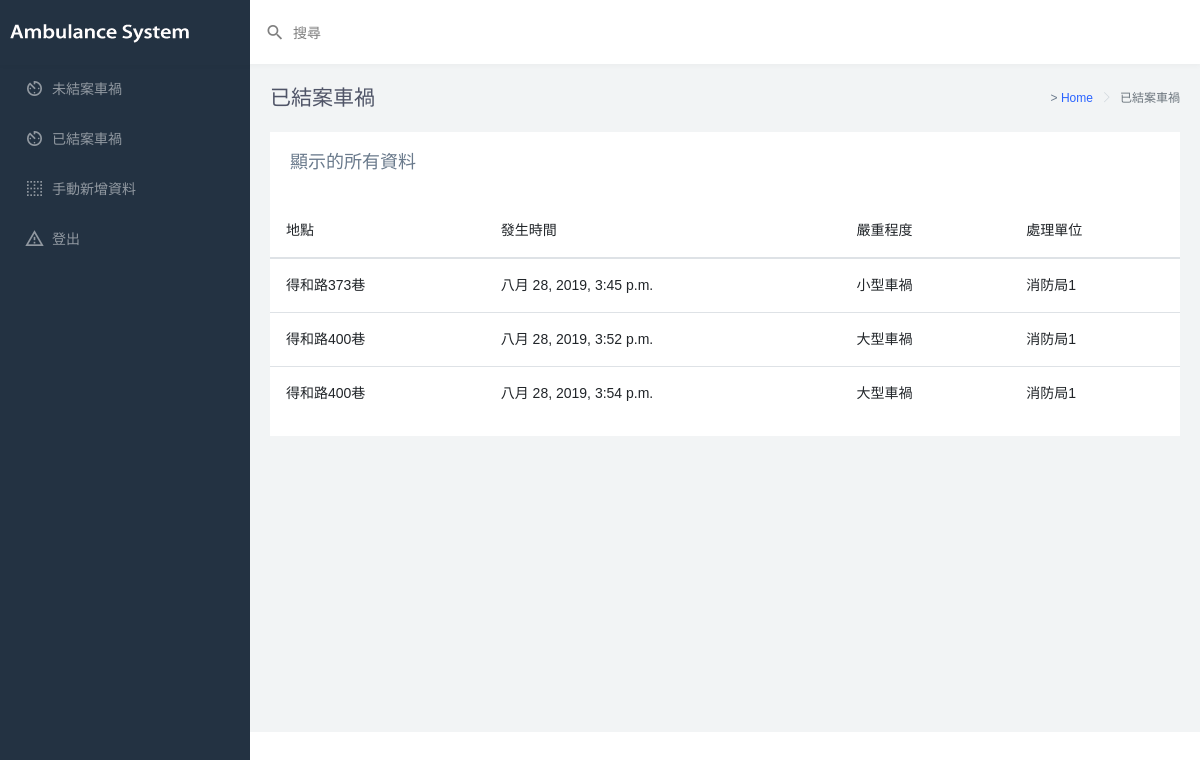
Before: /adminfinish/ with the older database file.
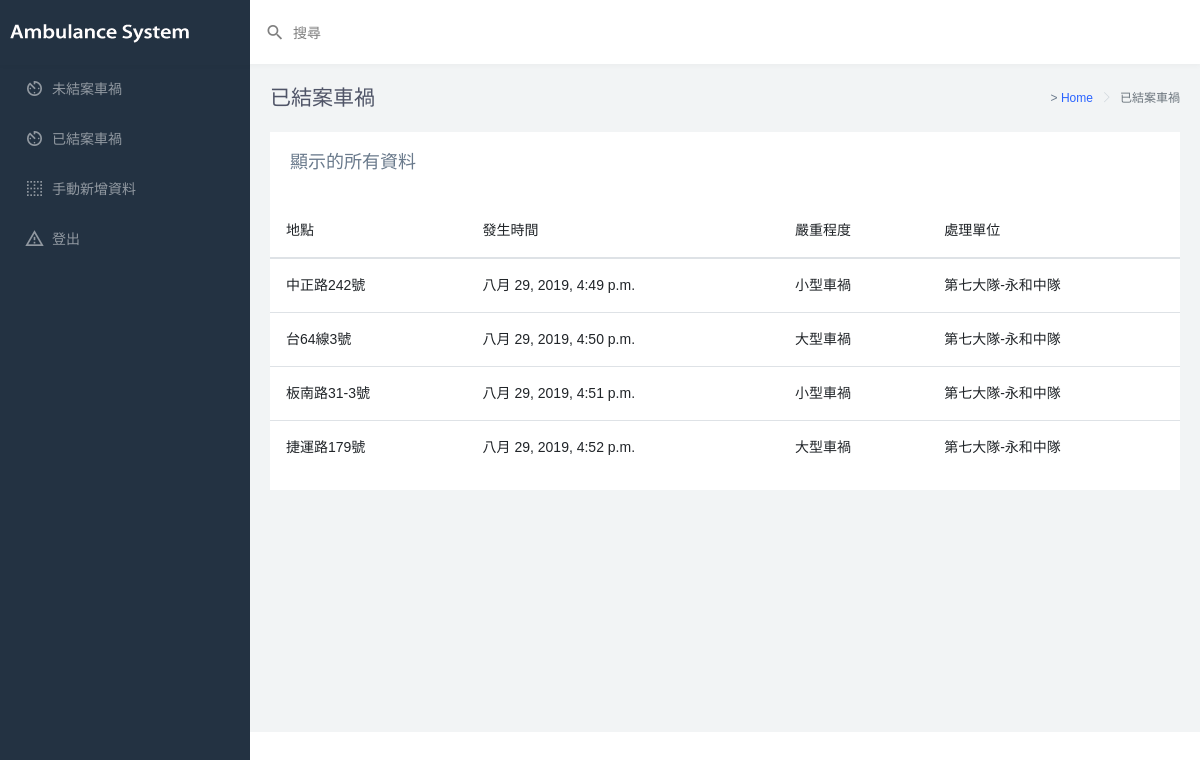
After: the same page with the newer database file.
### ambulance_system/models.py (models this page shows, shortened)
class TrafficConditionLog(models.Model):
	Monitor = models.ForeignKey(Monitor,on_delete=models.CASCADE)
	TrafficCondition = models.ForeignKey(TrafficCondition,on_delete=models.CASCADE)
	Datetime = models.DateTimeField(auto_now=True)
	ResponsibleUnit = models.ForeignKey(ResponsibleUnit,on_delete=models.CASCADE)
	Solved = models.BooleanField(default=False)
	Processed = models.BooleanField(default=False)

class Monitor(models.Model):
	Location = models.ForeignKey(Location,on_delete=models.CASCADE)
	Description = models.TextField(default=False)

class Location(models.Model):
	Name = models.CharField(max_length=255,null=False)
	Latitude = models.FloatField(null=True,blank=True)#緯度
	Longitude = models.FloatField(null=True,blank=True)#精度
	CountryName =models.CharField(max_length=255,null=False)

class TrafficCondition(models.Model):
	Name = models.CharField(max_length=255,null=False)
	DefaultAmbulanceCount = models.IntegerField(default=-1)
	Description = models.TextField(default=False)

class ResponsibleUnit(models.Model):
	Name = models.CharField(max_length=255,null=False)
	Location = models.ForeignKey(Location,on_delete=models.CASCADE)
	Phone = models.CharField(max_length=15,null=False)

### ambulance_system/views.py (the view)
# urls.py: path('adminfinish/',finish),
def finish(request):
	car_accidents=TrafficConditionLog.objects.filter(Solved=True)
	return render(request, "adminff.html", locals())

### templates/adminff.html (shortened to what the changed rows need)
<!DOCTYPE html>
<html lang="en">
<head>
    <link rel="stylesheet" href="https://maxcdn.bootstrapcdn.com/bootstrap/4.3.1/css/bootstrap.min.css">
    {% load static %}
    <link media="all" type="text/css" href="{% static 'webpage/css/chartist.min.css' %}" rel="stylesheet">
    <link media="all" type="text/css" href="{% static 'webpage/css/style.min.css' %}" rel="stylesheet">
    <link rel="stylesheet" href="//maxcdn.bootstrapcdn.com/font-awesome/4.7.0/css/font-awesome.css">
</head>
<body>
    <div id="main-wrapper" data-navbarbg="skin6" data-theme="light" data-layout="vertical" data-sidebartype="full" data-boxed-layout="full">
        <div class="page-wrapper">
            <div class="container-fluid">
                <div class="row">
                    <div class="col-12">
                        <div class="card">
                            <div class="table-responsive">
                                <table class="table table-hover">
                                    <thead>
                                        <tr>
                                            <th class="border-top-0">地點</th>
                                            <th class="border-top-0">發生時間</th>
                                            <th class="border-top-0">嚴重程度</th>
                                            <th class="border-top-0">處理單位</th>
                                        </tr>
                                    </thead>
                                    <tbody>
                                        {% for TrafficConditionLog in car_accidents %}
                                        <tr>
                                            <td  colspan="1" >{{ TrafficConditionLog.Monitor.Location.Name }} </td>
                                            <td  colspan="1" >{{ TrafficConditionLog.Datetime }} </td>
                                            <td  colspan="1" >{{ TrafficConditionLog.TrafficCondition.Name}} </td>
                                            <td  colspan="1" >{{ TrafficConditionLog.ResponsibleUnit.Name }} </td>
                                        </tr>
                                        {% endfor %}
                                    </tbody>
                                </table>
                            </div>
                        </div>
                    </div>
                </div>
            </div>
        </div>
    </div>
</body>
</html>

Changed rows visible on the page:
removed TrafficConditionLog: Monitor.Location.Name "得和路373巷", Datetime "八月 28, 2019, 3:45 p.m.", TrafficCondition.Name "小型車禍", ResponsibleUnit.Name "消防局1"
no longer on this page (row edited): TrafficConditionLog: Monitor.Location.Name "得和路400巷", Datetime "八月 28, 2019, 3:52 p.m.", TrafficCondition.Name "大型車禍", ResponsibleUnit.Name "消防局1"
removed TrafficConditionLog: Monitor.Location.Name "得和路400巷", Datetime "八月 28, 2019, 3:54 p.m.", TrafficCondition.Name "大型車禍", ResponsibleUnit.Name "消防局1"
added TrafficConditionLog: Monitor.Location.Name "中正路242號", Datetime "八月 29, 2019, 4:49 p.m.", TrafficCondition.Name "小型車禍", ResponsibleUnit.Name "第七大隊-永和中隊"
added TrafficConditionLog: Monitor.Location.Name "台64線3號", Datetime "八月 29, 2019, 4:50 p.m.", TrafficCondition.Name "大型車禍", ResponsibleUnit.Name "第七大隊-永和中隊"
added TrafficConditionLog: Monitor.Location.Name "板南路31-3號", Datetime "八月 29, 2019, 4:51 p.m.", TrafficCondition.Name "小型車禍", ResponsibleUnit.Name "第七大隊-永和中隊"
added TrafficConditionLog: Monitor.Location.Name "捷運路179號", Datetime "八月 29, 2019, 4:52 p.m.", TrafficCondition.Name "大型車禍", ResponsibleUnit.Name "第七大隊-永和中隊"
